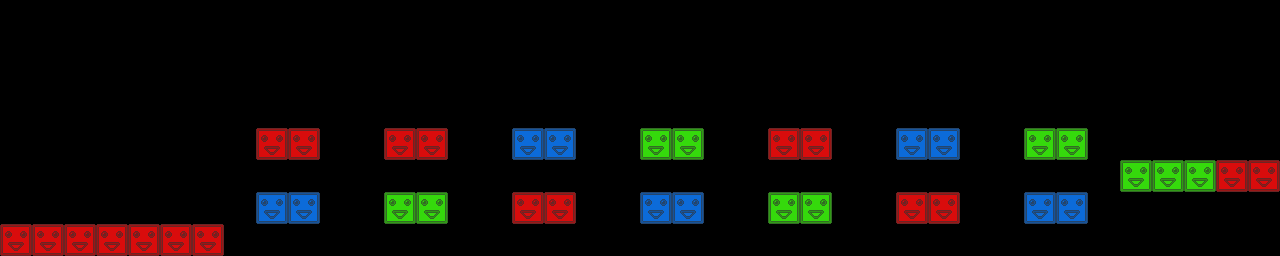

A 2D game scene composited from a Tiled map and its tileset images. What follows is a short description and the map's XML, with every tile layer's data as written:
An orthogonal 40x8 tile map with 32x32 px tiles, 1 tile layer (tiles) and 16 objects (16x crystal).

<map version="1.0.0" orientation="orthogonal" renderorder="right-down" width="40" height="8" tilewidth="32" tileheight="32" nextobjectid="82">
 <tileset firstgid="1" name="blocks" tilewidth="32" tileheight="32" tilecount="3" columns="3">
  <image source="blocks.png" width="96" height="32" />
 </tileset>
 <layer name="tiles" width="40" height="8">
  <data encoding="csv">
0,0,0,0,0,0,0,0,0,0,0,0,0,0,0,0,0,0,0,0,0,0,0,0,0,0,0,0,0,0,0,0,0,0,0,0,0,0,0,0,
0,0,0,0,0,0,0,0,0,0,0,0,0,0,0,0,0,0,0,0,0,0,0,0,0,0,0,0,0,0,0,0,0,0,0,0,0,0,0,0,
0,0,0,0,0,0,0,0,0,0,0,0,0,0,0,0,0,0,0,0,0,0,0,0,0,0,0,0,0,0,0,0,0,0,0,0,0,0,0,0,
0,0,0,0,0,0,0,0,0,0,0,0,0,0,0,0,0,0,0,0,0,0,0,0,0,0,0,0,0,0,0,0,0,0,0,0,0,0,0,0,
0,0,0,0,0,0,0,0,1,1,0,0,1,1,0,0,3,3,0,0,2,2,0,0,1,1,0,0,3,3,0,0,2,2,0,0,0,0,0,0,
0,0,0,0,0,0,0,0,0,0,0,0,0,0,0,0,0,0,0,0,0,0,0,0,0,0,0,0,0,0,0,0,0,0,0,2,2,2,1,1,
0,0,0,0,0,0,0,0,3,3,0,0,2,2,0,0,1,1,0,0,3,3,0,0,2,2,0,0,1,1,0,0,3,3,0,0,0,0,0,0,
1,1,1,1,1,1,1,0,0,0,0,0,0,0,0,0,0,0,0,0,0,0,0,0,0,0,0,0,0,0,0,0,0,0,0,0,0,0,0,0
</data>
 </layer>
 <objectgroup name="objects">
  <object id="65" type="crystal" x="269" y="176">
   <ellipse />
  </object>
  <object id="67" type="crystal" x="302" y="176">
   <ellipse />
  </object>
  <object id="68" type="crystal" x="431" y="175">
   <ellipse />
  </object>
  <object id="69" type="crystal" x="398" y="175">
   <ellipse />
  </object>
  <object id="70" type="crystal" x="558" y="175">
   <ellipse />
  </object>
  <object id="71" type="crystal" x="525" y="175">
   <ellipse />
  </object>
  <object id="72" type="crystal" x="687" y="174">
   <ellipse />
  </object>
  <object id="73" type="crystal" x="654" y="174">
   <ellipse />
  </object>
  <object id="74" type="crystal" x="815" y="175">
   <ellipse />
  </object>
  <object id="75" type="crystal" x="782" y="175">
   <ellipse />
  </object>
  <object id="76" type="crystal" x="943" y="174">
   <ellipse />
  </object>
  <object id="77" type="crystal" x="910" y="174">
   <ellipse />
  </object>
  <object id="78" type="crystal" x="1071" y="175">
   <ellipse />
  </object>
  <object id="79" type="crystal" x="1038" y="175">
   <ellipse />
  </object>
  <object id="80" type="crystal" x="1231" y="144">
   <ellipse />
  </object>
  <object id="81" type="crystal" x="1198" y="144">
   <ellipse />
  </object>
 </objectgroup>
</map>
